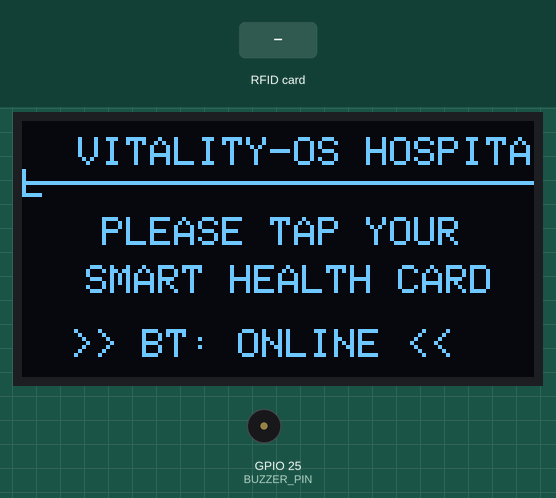
Recording of a sketch running on a simulated ESP32. On the bench: 128×64 one-colour display, buzzer (waves = sounding, pin HIGH). The test bench sets the inputs (shaded band). Nothing arrives over Bluetooth unless stated; what the sketch prints to the serial monitor is not drawn.

Above: at 1.7 s.
1.8 s: RFID card E2 80 68 5A held to the reader
At 2.8 s:
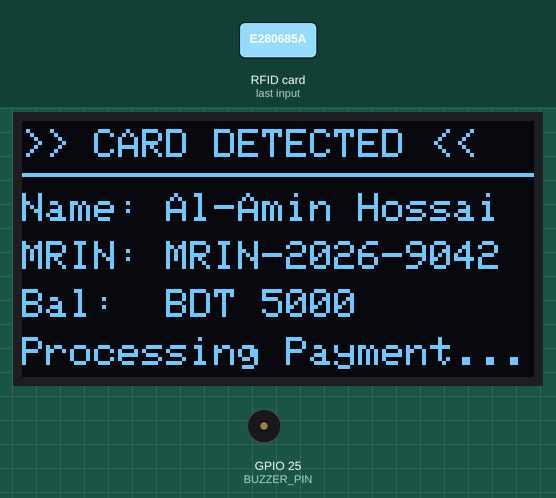
3.5 s: RFID card 33 7A B2 1C held to the reader
At 6.3 s:
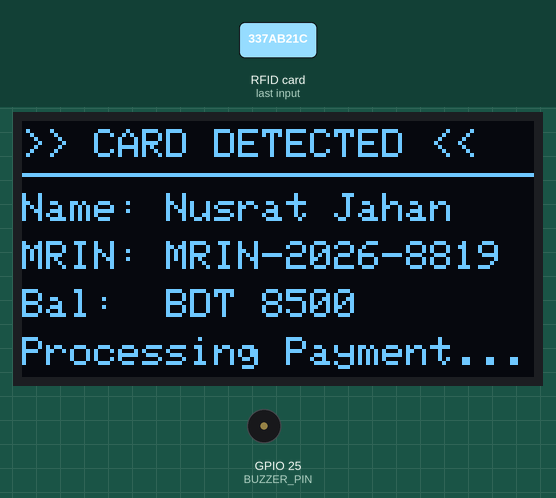
6.5 s: RFID card A1 F4 90 2B held to the reader
At 10.2 s:
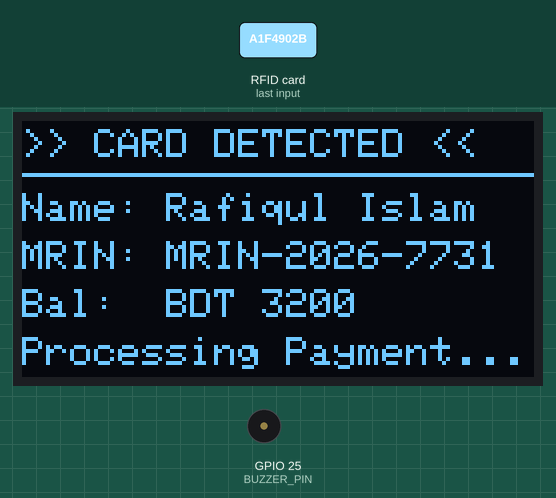
11.0 s: RFID card 5E 7A 19 C4 held to the reader
At 13.8 s:
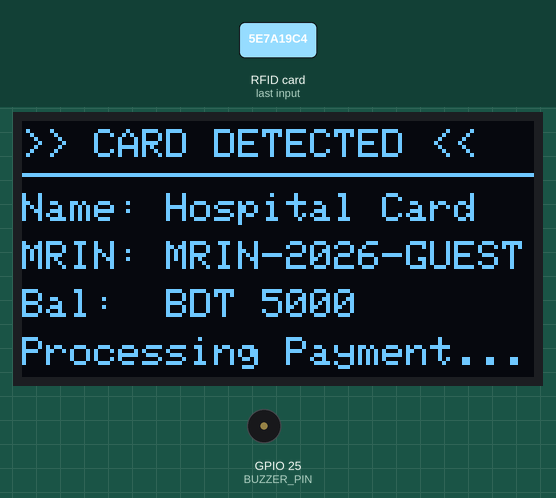
Timing chart, 0 to 15.3 s (numbered marks = the images above; inputs shaded):
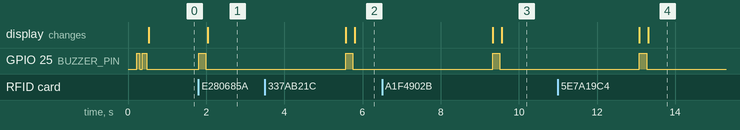

Measured:
- after the input at 1.8 s, GPIO 25 (BUZZER_PIN): LOW → HIGH at once, → LOW 0.18 s later; the display: changes after 0.24 s (image 1)
- after the input at 3.5 s, GPIO 25 (BUZZER_PIN): LOW → HIGH after 2.1 s, → LOW 0.18 s later; the display: first differs from a run without the input after 2.3 s (image 2)
- after the input at 6.5 s, GPIO 25 (BUZZER_PIN): LOW → HIGH after 2.8 s, → LOW 0.18 s later; the display: first differs from a run without the input after 3.1 s (image 3)
- after the input at 11.0 s, GPIO 25 (BUZZER_PIN): LOW → HIGH after 2.1 s, → LOW 0.18 s later; the display: first differs from a run without the input after 2.3 s (image 4)

The sketch:

esp32_rfid_bluetooth.ino
```cpp
/*
 * =========================================================================================
 * VITALITY-OS HOSPITAL SMART TERMINAL
 * ESP32 + RC522 RFID + I2C 0.96" OLED (SSD1306) + PIEZO BUZZER + BLUETOOTH
 * =========================================================================================
 */

#include <SPI.h>
#include <Wire.h>
#include <MFRC522.h>
#include <Adafruit_GFX.h>
#include <Adafruit_SSD1306.h>
#include <BluetoothSerial.h>
#include <ArduinoJson.h>

// PIN CONFIGURATION
#define SS_PIN 5      // RC522 SDA (SS)
#define RST_PIN 4     // RC522 RST (GPIO 4 avoids conflict with I2C SCL on GPIO 22)
#define BUZZER_PIN 25 // Piezo Buzzer (+) on GPIO 25 (avoid GPIO 2 strapping pin conflict)

// OLED DISPLAY (I2C on GPIO 21 SDA / GPIO 22 SCL)
#define SCREEN_WIDTH 128
#define SCREEN_HEIGHT 64
#define OLED_RESET -1
Adafruit_SSD1306 display(SCREEN_WIDTH, SCREEN_HEIGHT, &Wire, OLED_RESET);

MFRC522 mfrc522(SS_PIN, RST_PIN);
BluetoothSerial SerialBT;

// Known Hospital Patient RFID Database
struct PatientRFIDCard {
  const char* uid;
  const char* mrin;
  const char* patientName;
  int balance;
  const char* cardTier;
};

const PatientRFIDCard REGISTERED_CARDS[] = {
  { "E280685A", "MRIN-2026-9042", "Al-Amin Hossain", 5000, "Corporate Health Gold" },
  { "337AB21C", "MRIN-2026-8819", "Nusrat Jahan", 8500, "Platinum Executive Care" },
  { "A1F4902B", "MRIN-2026-7731", "Rafiqul Islam", 3200, "Standard OPD Prepaid" },
  { "F902CD18", "MRIN-2026-4402", "Tanvir Ahmed", 6000, "Senior Citizen Privilege" }
};
const int KNOWN_CARD_COUNT = sizeof(REGISTERED_CARDS) / sizeof(REGISTERED_CARDS[0]);

unsigned long lastScanTime = 0;
const unsigned long SCAN_DEBOUNCE_MS = 1500;

void beep(int ms) {
  digitalWrite(BUZZER_PIN, HIGH);
  delay(ms);
  digitalWrite(BUZZER_PIN, LOW);
}

void showIdleScreen() {
  display.clearDisplay();
  display.setTextSize(1);
  display.setTextColor(SSD1306_WHITE);
  display.setCursor(14, 4);
  display.println("VITALITY-OS HOSPITAL");
  display.drawFastHLine(0, 15, 128, SSD1306_WHITE);

  display.setCursor(20, 24);
  display.setTextSize(1);
  display.println("PLEASE TAP YOUR");
  display.setCursor(16, 36);
  display.setTextSize(1);
  display.println("SMART HEALTH CARD");

  display.setCursor(12, 52);
  display.setTextSize(1);
  display.println(">> BT: ONLINE <<");
  display.display();
}

void setup() {
  Serial.begin(115200);
  pinMode(BUZZER_PIN, OUTPUT);
  digitalWrite(BUZZER_PIN, LOW);

  // Initialize I2C and OLED
  Wire.begin(21, 22);  // SDA = 21, SCL = 22
  if (display.begin(SSD1306_SWITCHCAPVCC, 0x3C)) {
    display.clearDisplay();
    display.setTextSize(1);
    display.setTextColor(SSD1306_WHITE);
    display.setCursor(10, 20);
    display.println("Booting Vitality-OS");
    display.setCursor(25, 34);
    display.println("Terminal...");
    display.display();
  }

  // Initialize SPI bus & RC522 Reader
  SPI.begin();
  mfrc522.PCD_Init();
  delay(100);

  // Initialize Bluetooth Serial
  SerialBT.begin("VitalityOS-RFID-Scanner");

  Serial.println("\n=======================================================");
  Serial.println("  [VITALITY-OS] ESP32 RFID + OLED + BUZZER ONLINE      ");
  Serial.println("  Bluetooth Device Name: 'VitalityOS-RFID-Scanner'     ");
  Serial.println("=======================================================");

  // Boot beep melody
  beep(80);
  delay(60);
  beep(120);

  showIdleScreen();
}

void loop() {
  handleIncomingCommands();

  // Check for new RFID Card Tap
  if (!mfrc522.PICC_IsNewCardPresent() || !mfrc522.PICC_ReadCardSerial()) {
    delay(40);
    return;
  }

  // Debounce rapid multiple triggers
  if (millis() - lastScanTime < SCAN_DEBOUNCE_MS) {
    mfrc522.PICC_HaltA();
    return;
  }
  lastScanTime = millis();

  // Extract UID string (HEX Uppercase)
  String uidStr = "";
  for (byte i = 0; i < mfrc522.uid.size; i++) {
    if (mfrc522.uid.uidByte[i] < 0x10) uidStr += "0";
    uidStr += String(mfrc522.uid.uidByte[i], HEX);
  }
  uidStr.toUpperCase();

  // Match registered card
  const PatientRFIDCard* matchedCard = nullptr;
  for (int i = 0; i < KNOWN_CARD_COUNT; i++) {
    if (uidStr.equals(REGISTERED_CARDS[i].uid)) {
      matchedCard = &REGISTERED_CARDS[i];
      break;
    }
  }

  String pName = matchedCard ? String(matchedCard->patientName) : "Hospital Card";
  String pMrin = matchedCard ? String(matchedCard->mrin) : "MRIN-2026-GUEST";
  int pBalance = matchedCard ? matchedCard->balance : 5000;
  String pTier = matchedCard ? String(matchedCard->cardTier) : "Standard OPD";

  // Audio confirmation beep
  beep(180);

  // Update OLED with Card Details
  display.clearDisplay();
  display.setTextSize(1);
  display.setCursor(0, 2);
  display.println(">> CARD DETECTED <<");
  display.drawFastHLine(0, 13, 128, SSD1306_WHITE);

  display.setCursor(0, 18);
  display.print("Name: ");
  display.println(pName.substring(0, 14));

  display.setCursor(0, 30);
  display.print("MRIN: ");
  display.println(pMrin);

  display.setCursor(0, 42);
  display.print("Bal:  ");
  display.print("BDT ");
  display.println(pBalance);

  display.setCursor(0, 54);
  display.println("Processing Payment...");
  display.display();

  // Construct JSON Payload for Web Application
  JsonDocument doc;
  doc["event"] = "RFID_CARD_DETECTED";
  doc["cardUid"] = uidStr;
  doc["timestamp"] = millis();
  doc["mrin"] = pMrin;
  doc["patientName"] = pName;
  doc["balanceBDT"] = pBalance;
  doc["cardTier"] = pTier;
  doc["verified"] = true;

  String jsonOutput;
  serializeJson(doc, jsonOutput);

  // Transmit over USB Serial and Bluetooth Serial
  Serial.println(jsonOutput);
  SerialBT.println(jsonOutput);

  // Return to idle screen after 3.5s
  delay(3500);
  showIdleScreen();

  mfrc522.PICC_HaltA();
  mfrc522.PCD_StopCrypto1();
}

void handleIncomingCommands() {
  String incoming = "";

  while (Serial.available()) {
    char c = (char)Serial.read();
    if (c == '\n') break;
    incoming += c;
  }

  while (SerialBT.available()) {
    char c = (char)SerialBT.read();
    if (c == '\n') break;
    incoming += c;
  }

  if (incoming.length() > 0) {
    incoming.trim();
    JsonDocument inDoc;
    DeserializationError err = deserializeJson(inDoc, incoming);
    if (!err && inDoc.containsKey("cmd")) {
      const char* cmd = inDoc["cmd"];
      if (strcmp(cmd, "PAYMENT_CONFIRMED") == 0) {
        display.clearDisplay();
        display.setTextSize(1);
        display.setCursor(14, 10);
        display.println("PAYMENT APPROVED!");
        display.drawRect(8, 26, 112, 28, SSD1306_WHITE);
        display.setCursor(20, 36);
        display.setTextSize(2);
        display.println("PAID OK");
        display.display();

        // 3 Success beeps
        for (int i = 0; i < 3; i++) {
          beep(80);
          delay(80);
        }
        delay(2000);
        showIdleScreen();
      }
    }
  }
}
```
